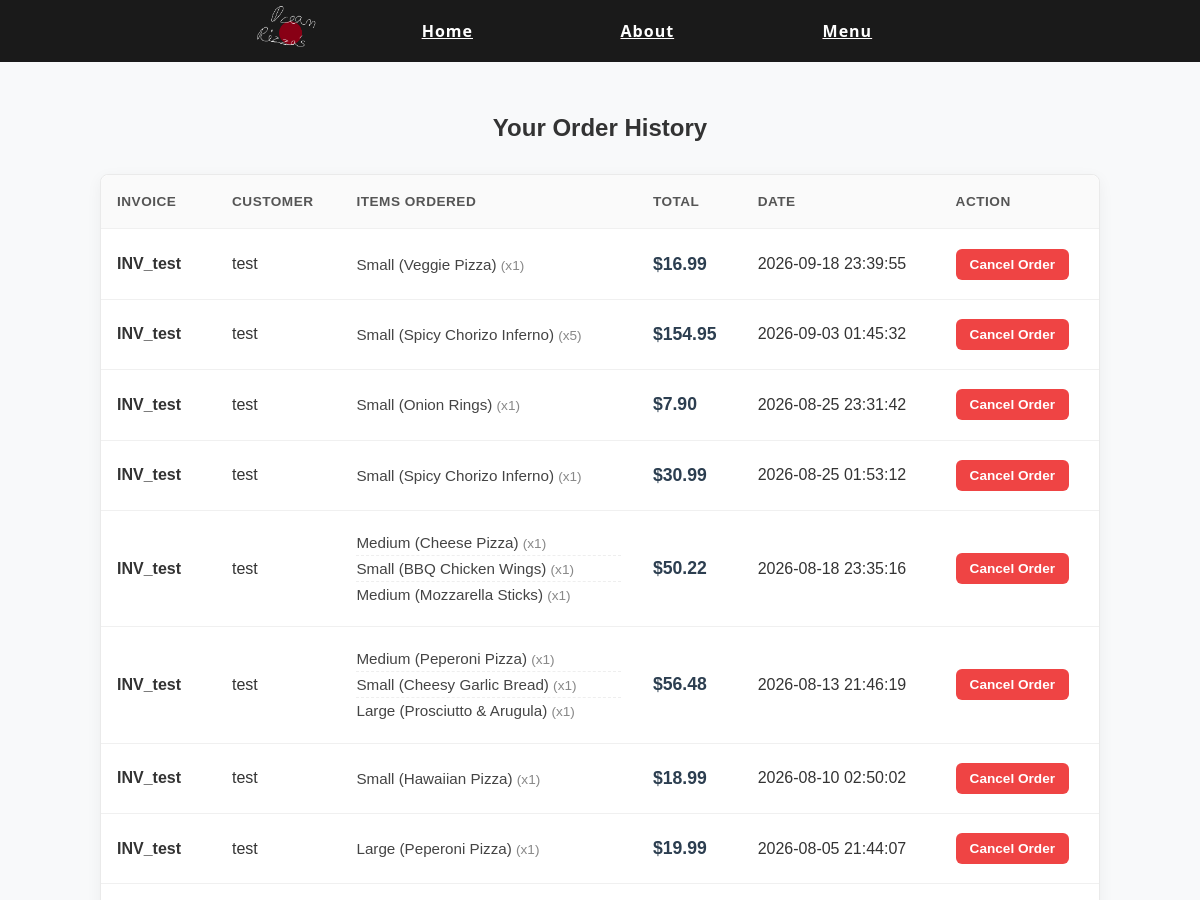
The page /order_history (upper part) on the database as committed earlier.
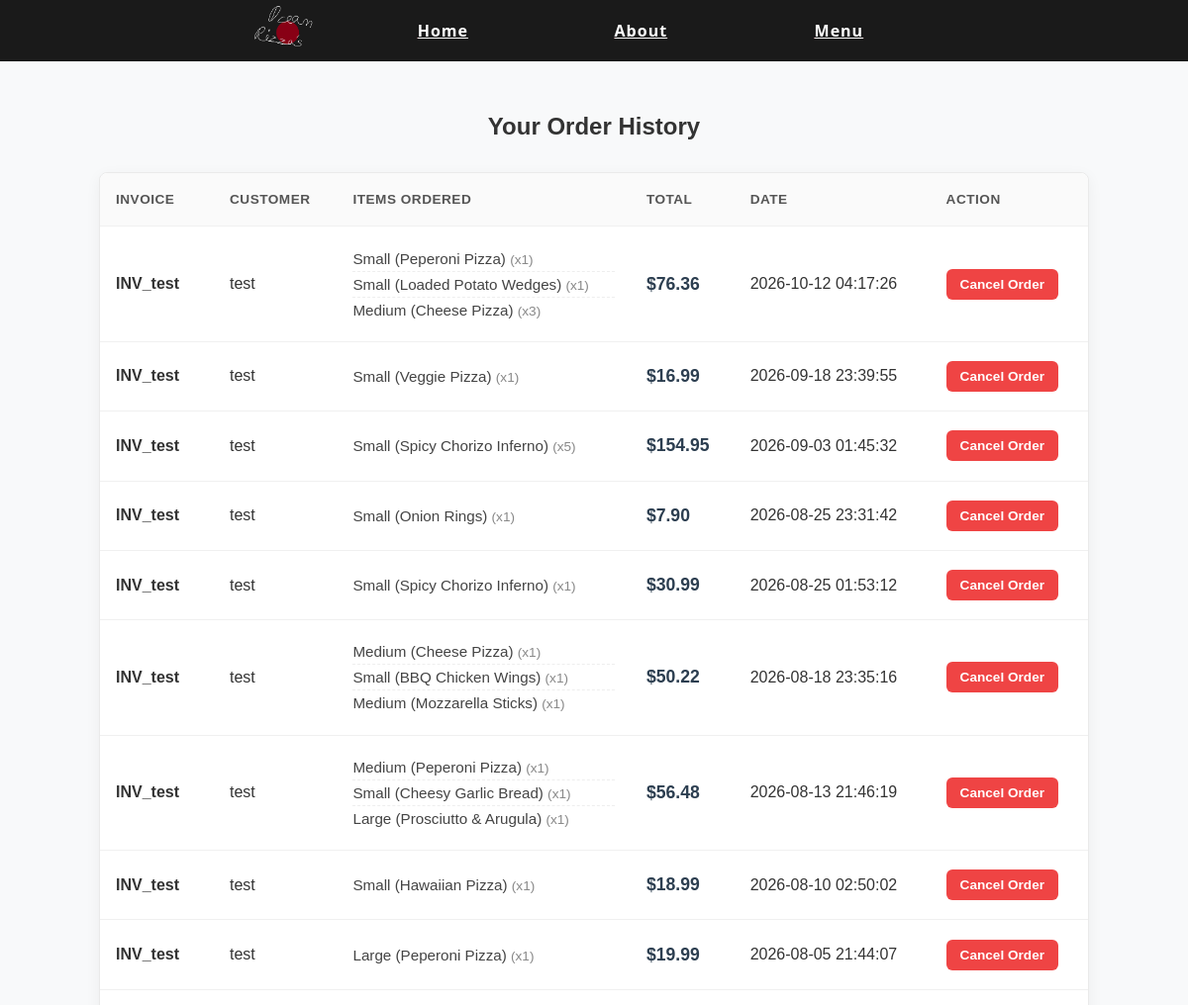
The same page on the database as committed later.
### tables this page shows
CREATE TABLE order_items (
            id INTEGER PRIMARY KEY AUTOINCREMENT,
            order_id INTEGER,
            item_name TEXT,
            size TEXT,
            quantity INTEGER,
            FOREIGN KEY(order_id) REFERENCES orders(id)
        );

CREATE TABLE orders (
            id INTEGER PRIMARY KEY AUTOINCREMENT,
            customer_name TEXT,
            contact TEXT,
            order_type TEXT,
            address TEXT,
            total REAL,
            order_date TIMESTAMP DEFAULT CURRENT_TIMESTAMP
        );

### app.py (the view)
@app.route('/order_history')
def order_history():
    conn = sqlite3.connect('dream_pizza.db')
    conn.row_factory = sqlite3.Row
    c = conn.cursor()
    c.execute('''
        SELECT orders.id, orders.customer_name, orders.total, orders.order_date,
               order_items.item_name, order_items.size, order_items.quantity
        FROM orders
        JOIN order_items ON orders.id = order_items.order_id
        ORDER BY orders.order_date DESC
    ''')
    rows = c.fetchall()
    conn.close()
    grouped_orders = {}
    for row in rows:
        order_id = row['id']
        if order_id not in grouped_orders:
            grouped_orders[order_id] = {
                'id': order_id,
                'invoice_number': f"INV_{row['customer_name'].replace(' ', '_')}",
                'customer_name': row['customer_name'],
                'total': row['total'],
                'invoice_date': row['order_date'],
                'items': {}
            }
        item_label = f"{row['size']} ({row['item_name']})"
        grouped_orders[order_id]['items'][item_label] = {'quantity': row['quantity']}
    orders = list(grouped_orders.values())
    conn.close()
    return render_template('order_history.html', orders=orders)

### templates/order_history.html (shortened to what this page needs)
{% extends "template.html" %}
{% block content %}
    <div class="order-history-container">
        <h2 class="order-history-title">Your Order History</h2>
        {% if orders %}
            <div class="table-responsive">
                <table class="order-table">
                    <thead>
                        <tr>
                            <th>Invoice</th>
                            <th>Customer</th>
                            <th>Items Ordered</th>
                            <th>Total</th>
                            <th>Date</th>
                            <th>Action</th>
                        </tr>
                    </thead>
                    <tbody>
                        {% for order in orders %}
                            <tr>
                                <td><strong>{{ order['invoice_number'] }}</strong></td>
                                <td>{{ order['customer_name'] }}</td>
                                <td>
                                    <ul class="item-list">
                                        {% for item, details in order['items'].items() %}
                                            <li>{{ item }} <span class="qty-badge">(x{{ details['quantity'] }})</span></li>
                                        {% endfor %}
                                    </ul>
                                </td>
                                <td class="price-tag">${{ '%.2f' % order['total'] }}</td>
                                <td>{{ order['invoice_date'] }}</td>
                                <td>
                                    <form action="{{ url_for('cancel_saved_order', order_id=order['id']) }}" method="post" style="margin: 0;">
                                        <button type="submit" class="cancel-btn" onclick="return confirm('Are you sure you want to cancel this order? This cannot be undone.')">Cancel Order</button>
                                    </form>
                                </td>
                            </tr>
                        {% endfor %}
                    </tbody>
                </table>
            </div>
        {% else %}
            <div class="no-orders">
                <h3>No orders found</h3>
                <p>Looks like you haven't placed any orders yet. <a href="{{ url_for('menu') }}">Check out our menu!</a></p>
            </div>
        {% endif %}
    </div>
{% endblock %}

### templates/template.html (shortened to what this page needs)
<!DOCTYPE html>
<html lang="en">
<head>
    <link rel="stylesheet" href="{{ url_for('static', filename='css/style.css') }}">
</head>
<body>
    <header>
        <nav class="main-links">
            <img src="{{ url_for('static', filename='css/images/dream-pizza.png') }}" alt="Dream Pizzas Logo" class="logo">
            <ul>
                <li><a href="{{ url_for('index') }}"
                    class="{{ 'active' if active_page == 'index' else '' }}">
                    Home</a></li>
                <li><a href="{{ url_for('about') }}"
                    class="{{ 'active' if active_page == 'about' else '' }}">
                    About</a></li>
                <li><a href="{{ url_for('menu') }}"
                    class="{{ 'active' if active_page == 'menu' else '' }}">
                    Menu</a></li>
            </ul>
        </nav>
    </header>
    <main>
        {% block content %}{% endblock %}
    </main>
</body>
</html>

### static/css/style.css (style rules this page uses)
html, body { margin: 0; padding: 0; font-family: 'Segoe UI', Tahoma, Geneva, Verdana, sans-serif; height: 100%; background-color: #f8f9fa; color: #333; }
h1, h2, h3 { color: #1A1A1A; }
.main-links img { height: 60px; margin-right: 20px; justify-self: start; }
.main-links { background-color: #1A1A1A; display: flex; box-sizing: border-box; align-items: center; justify-content: center; }
.main-links ul { display: flex; align-content: center; justify-content: center; margin: 0; padding: 0; height: 100%; width: 100%; max-width: 600px; list-style: none; text-decoration: underline solid #E63946; }
.main-links ul li { display: flex; flex: 1; align-items: center; justify-content: center; }
ul a { color: white; text-decoration: underline solid white; height: 100%; display: block; text-align: center; box-sizing: border-box; white-space: nowrap; flex: 1; padding: 20px 0; font-weight: bold; letter-spacing: 1px; }
main { padding: 20px; max-width: 1200px; margin: 0 auto; }
table { width: 100%; border-collapse: collapse; background: white; border-radius: 8px; overflow: hidden; box-shadow: 0 2px 8px rgba(0,0,0,0.05); }
th, td { padding: 15px; text-align: left; border-bottom: 1px solid #eee; }
th { background-color: #f1f1f1; font-weight: bold; }
button, .home-order-btn { background-color: #E63946; color: white; border: none; padding: 10px 20px; cursor: pointer; border-radius: 4px; font-weight: bold; font-size: 1em; text-decoration: none; display: inline-block; transition: background-color 0.2s; }
img { max-width: 100%; height: auto; border-radius: 4px; }
.order-history-container { max-width: 1000px; margin: 2rem auto; padding: 0 1rem; font-family: Arial, sans-serif; }
.order-history-title { text-align: center; margin-bottom: 2rem; color: #333; }
.table-responsive { overflow-x: auto; background: #fff; border-radius: 8px; box-shadow: 0 4px 15px rgba(0, 0, 0, 0.05); border: 1px solid #eaeaea; }
.order-table { width: 100%; border-collapse: collapse; min-width: 800px; }
.order-table th, .order-table td { padding: 1.2rem 1rem; text-align: left; vertical-align: middle; border-bottom: 1px solid #f0f0f0; }
.order-table th { background-color: #fafafa; font-weight: 600; color: #555; text-transform: uppercase; font-size: 0.85rem; letter-spacing: 0.5px; }
.item-list { list-style: none; padding: 0; margin: 0; }
.item-list li { padding: 4px 0; font-size: 0.95rem; color: #444; border-bottom: 1px dashed #eee; }
.item-list li:last-child { border-bottom: none; }
.qty-badge { color: #888; font-size: 0.85rem; }
.price-tag { font-weight: 700; color: #2c3e50; font-size: 1.1rem; }
.cancel-btn { background-color: #ef4444; color: white; border: none; padding: 8px 14px; border-radius: 6px; cursor: pointer; font-size: 0.85rem; font-weight: 600; transition: background-color 0.2s ease; }

Rows that differ between the two databases and show on the page:
added order_items: invoice_number "INV_test", customer_name "test", items "Small (Peperoni Pizza)" "Small (Loaded Potato Wedges)" "Medium (Cheese Pizza)", quantity "1" "1" "3", invoice_date "2026-10-12 04:17:26"
added orders: total "76.36"
